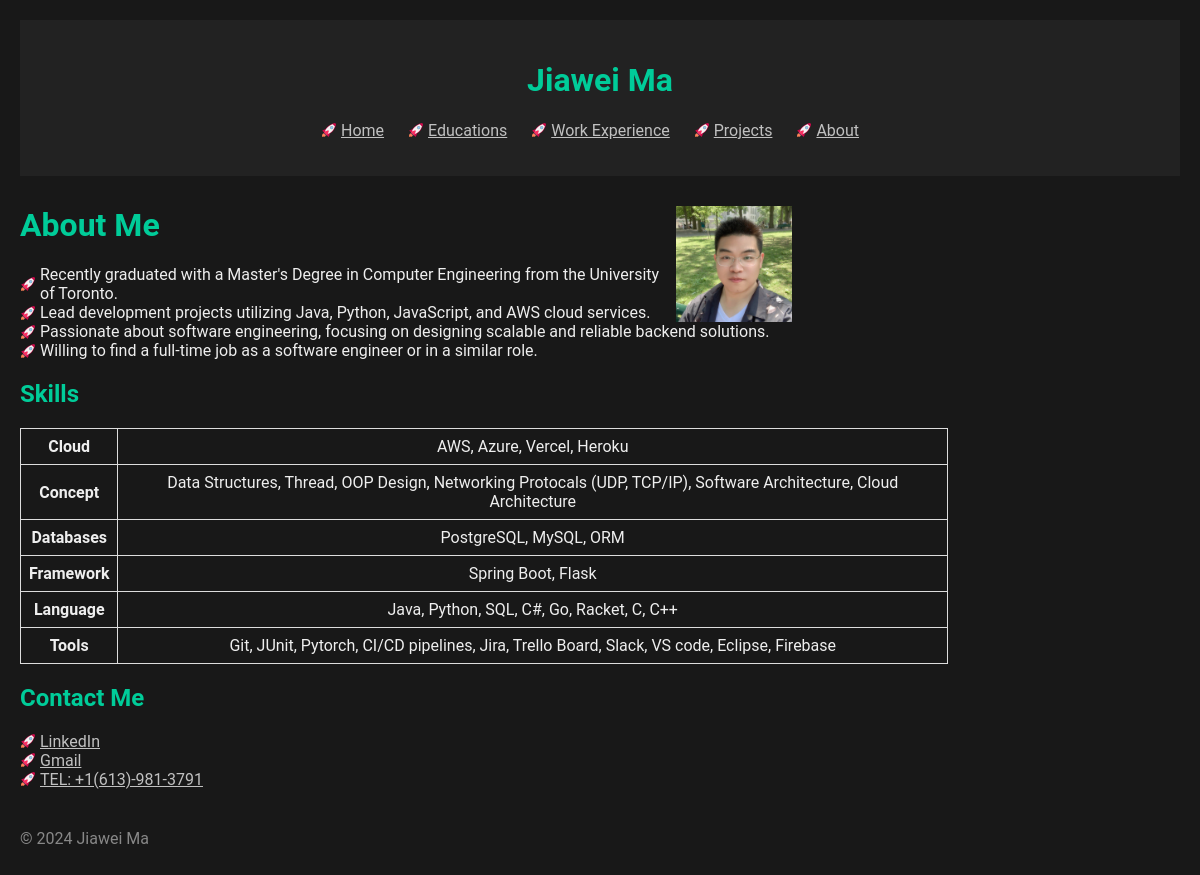
/about, run on the app's committed database.
### model.py (models this page shows)
class Skill(db.Model):
    __tablename__ = "skills"
    id = db.Column(db.Integer, primary_key=True)
    name = db.Column(db.String, nullable=False)
    type = db.Column(db.String, nullable=False)

### app.py (the view)
@app.route('/about')
def about():
    skills = db.session.query(Skill).all()
    return render_template('about.html', skills=skills)

### templates/about.html
{% extends 'base.html' %}
{% block content %}
  <h1>About Me <img src="../static/1688603227577.jpeg" style="float: right; width: 10%; margin-left: 15px; margin-right: 388px"></h1>
  <ul class="rocketul">
    <li class="rocketli">Recently graduated with a Master's Degree in Computer Engineering from the University of Toronto.</li>
    <li class="rocketli">Lead development projects utilizing Java, Python, JavaScript, and AWS cloud services. </li>
    <li class="rocketli">Passionate about software engineering, focusing on designing scalable and reliable backend solutions. </li>
    <li class="rocketli">Willing to find a full-time job as a software engineer or in a similar role.</li>
  </ul>
  <h2>Skills</h2>
  <table style="width:80%">
  {% for type, skills_group in skills|groupby('type') %}
  <tr>
    <td><b>{{ type }}</b></td>
    <td>
      {% for skill in skills_group %}
        {{ skill.name }}{% if not loop.last %}, {% endif %}
      {% endfor %}
    </td>
  </tr>
  {% endfor %}
  </table>
  <section id="contact">
  <h2>Contact Me</h2>
    <ul class="rocketul">
    <li class="rocketli"><a href="https://www.linkedin.com/in/jiawei-ma-19841715b/">LinkedIn</a></li>
    <li class="rocketli"><a href="mailto:jiaweima760@gmail.com">Gmail</a></li>
    <li class="rocketli"><a href="tel:6139813791">TEL: +1(613)-981-3791</a></li>
    </ul>
  </section>
{% endblock %}

### templates/base.html (shortened to what this page needs)
<!DOCTYPE html>
<html>
<head>
  <link rel="stylesheet" href="{{ url_for('static', filename='style.css') }}">
</head>
<body>
  <header>
    <h1>Jiawei Ma</h1>
    <nav>
      <ul class="rocketul">
        <li class="rocketli"><a href="/">Home</a></li>
        <li class="rocketli"><a href="/education">Educations</a></li>
        <li class="rocketli"><a href="/work">Work Experience</a></li>
        <li class="rocketli"><a href="/projects">Projects</a></li>
        <li class="rocketli"><a href="/about">About</a></li>
      </ul>
    </nav>
  </header>
  <main>
    {% block content %}{% endblock %}
  </main>
  <footer>
    <p>&copy; 2024 Jiawei Ma</p>
  </footer>
</body>
</html>

### static/style.css (style rules this page uses)
body { background-color: #181818; color: #eee; font-family: 'Roboto', sans-serif; margin: 0; padding: 20px; }
header { background-color: #222; padding: 20px 0; text-align: center; margin-bottom: 30px; }
h1, h2 { color: #00cc99; }
nav ul { list-style: none; padding: 0; }
nav li { display: inline-block; margin-right: 20px; }
a { color: #c0c0c0; text-decoration: none; }
table { border-collapse: collapse; width: 100%; }
th, td { border: 1px solid #dddddd; text-align: center; padding: 8px; }
footer { position: bottom-left; bottom: 0; text-align: left; margin-top: 40px; color: #888; }
a { text-decoration: underline; }
.rocketul { list-style-type: none; padding-left: 0; }
.rocketli { background: url('./rocket.png') no-repeat 0 50%; padding-left: 20px; background-size: 16px; }

### data on the page
Skill: type "Cloud", name "AWS"
Skill: name "Azure"
Skill: name "Vercel"
Skill: name "Heroku"
Skill: type "Concept", name "Data Structures"
Skill: name "Thread"
Skill: name "OOP Design"
Skill: name "Networking Protocals (UDP, TCP/IP)"
Skill: name "Software Architecture"
Skill: name "Cloud Architecture"
Skill: type "Databases", name "PostgreSQL"
Skill: name "MySQL"
Skill: name "ORM"
Skill: type "Framework", name "Spring Boot"
Skill: name "Flask"
Skill: type "Language", name "Java"
Skill: name "Python"
Skill: name "SQL"
Skill: name "C#"
Skill: name "Go"
Skill: name "Racket"
Skill: name "C"
Skill: name "C++"
Skill: type "Tools", name "Git"
Skill: name "JUnit"
Skill: name "Pytorch"
Skill: name "CI/CD pipelines"
Skill: name "Jira"
Skill: name "Trello Board"
Skill: name "Slack"
Skill: name "VS code"
Skill: name "Eclipse"
Skill: name "Firebase"
